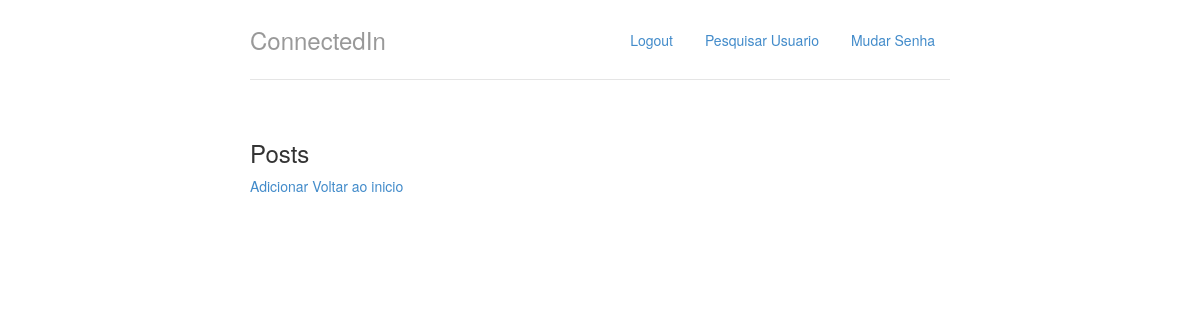
Before: /perfil/timeline (signed in) with the older database file.
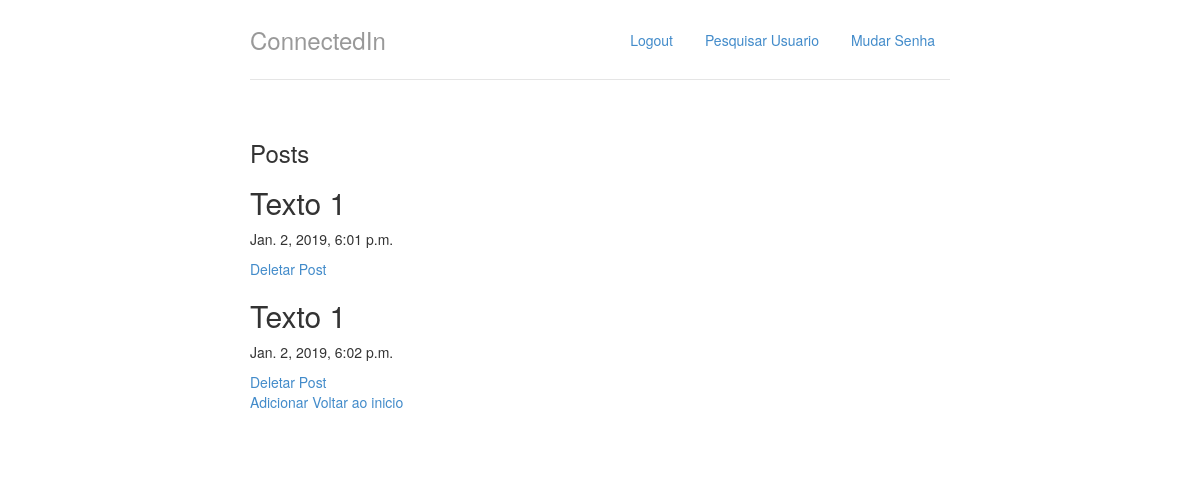
After: the same page with the newer database file.
### perfis/models.py (models this page shows)
class Post(models.Model):
    texto = models.CharField(max_length=140)
    data = models.DateTimeField(auto_now=True)
    timeline = models.ForeignKey(Perfil, related_name = 'timeline' ,on_delete = models.CASCADE)

### perfis/views.py (the view)
# urls.py: path('perfil/timeline',views.exibir_timeline,name='timeline'),
@login_required
def exibir_timeline(request):
    posts=request.user.perfil.timeline
    return render(request,'timeline.html',{'posts':posts})

### perfis/templates/timeline.html
{% extends 'base.html' %}
{% block body %}
<html>
    <head></head>
    <body>
        <h3>Posts</h3>
            {% for p in posts.all %}
                <div>
                <h2>{{p.texto}}</h2>
                <p>{{p.data}}</p>
                <a href="{% url 'excluir_post' p.id %}">Deletar Post</a>
                </div>
            {% endfor %}
        <a href="{% url 'incluir_post' %}">Adicionar</a>
        <a href="{% url 'index' %}">Voltar ao inicio</a>
    </body>
</html>
{%endblock%}

### perfis/templates/base.html (shortened to what this page needs)
{% load staticfiles %}
<!doctype html>
<html lang = "pt-br">
	<head>
		<link rel="stylesheet"
			 href="{% static 'styles/bootstrap.css' %}">
		<link rel="stylesheet"
			 href="{% static 'styles/main.css' %}">
	</head>
	<body>
		<div class="container">
			<div class = "header">
				<ul class = "nav nav-pills pull-right">
					<li><a href = "{% url 'index' %}">{{ perfil_logado.nome }}</a></li>
					<li><a href = "/logout/">Logout</a></li>
					<li><a href = "{% url 'pesquisar' %}">Pesquisar Usuario</a></li>
					<li><a href = "{% url 'alterar_senha' %}">Mudar Senha</a></li>
				</ul>
				<h3 class = "text-muted">ConnectedIn</h3>
			</div>
			<div class="row content">
				{% block body%}
				{% endblock %}
			</div>
		</div>
	</body>
</html>

### perfis/static/styles/main.css (style rules this page uses)
body { padding-top: 20px; padding-bottom: 20px; }
.header, .content, .footer { padding-left: 15px; padding-right: 15px; }
.header { border-bottom: 1px solid #e5e5e5; }
.header h3 { margin-top: 0; margin-bottom: 0; line-height: 40px; padding-bottom: 19px; }
@media (min-width: 768px) { .container { max-width: 730px; } }
.content { margin: 40px 0; }
@media screen and (min-width: 768px) { .header, .content, .footer { padding-left: 0; padding-right: 0; } }
@media screen and (min-width: 768px) { .header { margin-bottom: 30px; } }

Changed rows visible on the page:
added Post: texto "Texto 1", data "Jan. 2, 2019, 6:01 p.m."
added Post: texto "Texto 1", data "Jan. 2, 2019, 6:02 p.m."
